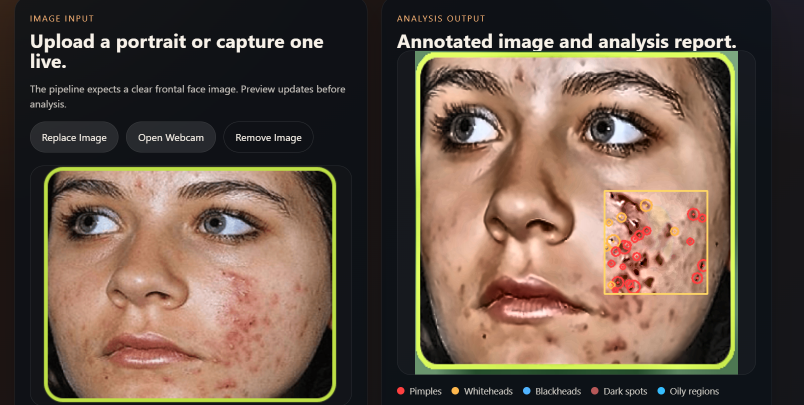
#> input picture image.png, 1608 x 810 px (shown at 1/2 size)
$ python -i preprocessing.py   (imports and definitions only)
#> lines starting #> are read from the running program, lines starting #| are printed output that depends on the picture
from dataclasses import dataclass

import cv2
import numpy as np

from app.core.config import FIXED_IMAGE_SIZE


@dataclass
class PreprocessedImage:
    original_bgr: np.ndarray
    resized_bgr: np.ndarray
    normalized_rgb: np.ndarray
    hsv: np.ndarray
    lab: np.ndarray


def preprocess_image(image_bgr: np.ndarray) -> PreprocessedImage:
    resized = cv2.resize(image_bgr, FIXED_IMAGE_SIZE, interpolation=cv2.INTER_AREA)
    denoised = cv2.fastNlMeansDenoisingColored(resized, None, 5, 5, 7, 21)
    lab_image = cv2.cvtColor(denoised, cv2.COLOR_BGR2LAB)
    l_channel, a_channel, b_channel = cv2.split(lab_image)
    l_channel = cv2.createCLAHE(clipLimit=2.2, tileGridSize=(8, 8)).apply(l_channel)
    enhanced_bgr = cv2.cvtColor(cv2.merge((l_channel, a_channel, b_channel)), cv2.COLOR_LAB2BGR)
    sharpened = cv2.addWeighted(enhanced_bgr, 1.18, cv2.GaussianBlur(enhanced_bgr, (0, 0), 2.0), -0.18, 0)
    rgb = cv2.cvtColor(sharpened, cv2.COLOR_BGR2RGB)
    normalized_rgb = rgb.astype(np.float32) / 255.0
    hsv = cv2.cvtColor(sharpened, cv2.COLOR_BGR2HSV)
    lab = cv2.cvtColor(sharpened, cv2.COLOR_BGR2LAB)
    return PreprocessedImage(
        original_bgr=image_bgr,
        resized_bgr=sharpened,
        normalized_rgb=normalized_rgb,
        hsv=hsv,
        lab=lab,
    )

>>> import cv2
>>> picture = cv2.imread('../../../image.png', cv2.IMREAD_GRAYSCALE)
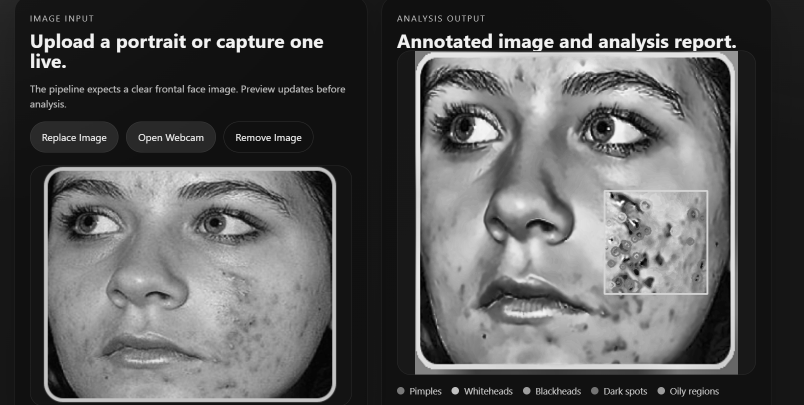
#> picture: shape (810, 1608) (shown at 1/2 size); min 0, max 255, mean 86.3
#> (the run stopped early here; a loop or call above may not have finished)
